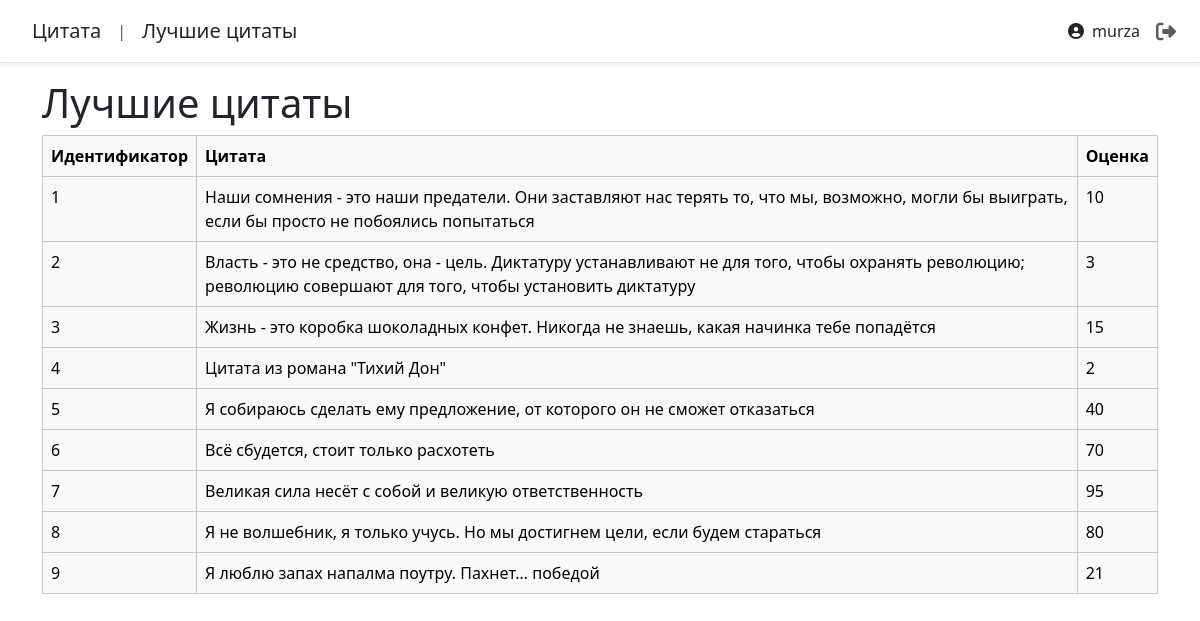
The page /best_quotes/ (signed in) on the database its author committed.
### quotes_app/models.py (models this page shows, shortened)
class Quote(models.Model):
    text = models.TextField(verbose_name="Текст цитаты")
    source = models.ForeignKey(
        Source,
        on_delete=models.CASCADE,
        related_name='quotes',
        verbose_name="Источник"
    )
    author = models.CharField(max_length=100, null=True, blank=True, verbose_name="Автор цитаты")
    weight = models.PositiveIntegerField(
        default=1,
        verbose_name="Вес цитаты",
        help_text="Чем выше вес, тем больше шанс показа цитаты",
        validators=[
            MinValueValidator(1),   # Минимальное значение = 1
            MaxValueValidator(100)  # Максимальное значение = 100
        ]
    )
    views_count = models.PositiveIntegerField(default=0, verbose_name="Количество просмотров")
    likes = models.PositiveIntegerField(default=0, verbose_name="Лайки")
    dislikes = models.PositiveIntegerField(default=0, verbose_name="Дизлайки")
    created_at = models.DateTimeField(auto_now_add=True)
    updated_at = models.DateTimeField(auto_now=True)

### quotes_app/views.py (the view)
# urls.py: path('best_quotes/', views.the_best_quotes, name="the_best_quotes"),  # Топ 10 цитат по лайкам (best_quotes.html)
@login_required(login_url='login')
def the_best_quotes(request):
    quotes = Quote.objects.all()    # Данные из таблицы Quote
    context = {'quotes': quotes}
    return render(request, 'base/best_quotes.html', context)

### quotes_app/templates/base/best_quotes.html (shortened to what this page needs)
{% extends 'base.html' %}
{% block content %}
    <h1>Лучшие цитаты</h1>
   <div>
        <table class="table table-bordered table-light">
            <thead>
                <tr>
                    <th>Идентификатор</th>
                    <th>Цитата</th>
                    <th>Оценка</th>
                </tr>
            </thead>
            <tbody>
                {% for quote in quotes %}
                <tr>
                    <td>{{ quote.id }}</td>
                    <td>{{ quote.text }}</td>
                    <td>{{ quote.weight }}</td>
                </tr>
                {% endfor %}
            </tbody>
        </table>
    </div>
{% endblock content %}

### templates/base.html (shortened to what this page needs)
<!DOCTYPE html>
<html>
<head>
    <link href="https://cdn.jsdelivr.net/npm/bootstrap@5.3.2/dist/css/bootstrap.min.css" rel="stylesheet"
>
    <link rel="stylesheet" href="https://cdnjs.cloudflare.com/ajax/libs/font-awesome/6.5.1/css/all.min.css"
>
</head>
<body>
     <div class="d-flex flex-column flex-md-row align-items-center p-3 px-md-4 mb-3 bg-white border-bottom shadow-sm">
        <nav class="my-2 my-md-0 mr-md-3">
            <a class="p-2 text-dark fw-normal fs-5 text-decoration-none" href="/">Цитата</a>
        </nav>
        <span class="text-muted mx-2">|</span>
        <nav class="my-2 my-md-0 mr-md-3">
            <a class="p-2 text-dark fw-normal fs-5 text-decoration-none" href="/best_quotes">Лучшие цитаты</a>
        </nav>
        {% if request.user.is_authenticated %}
            <nav class="my-2 my-md-0 ms-auto">
                <div class="d-flex align-items-center gap-3">
                    <span class="text-dark fw-medium">
                        <i class="fas fa-user-circle me-2"></i>{{ request.user.username }}
                    </span>
                    <a class="text-decoration-none text-muted" href="{% url 'logout' %}" title="Выйти">
                        <i class="fas fa-sign-out-alt fa-lg"></i>
                    </a>
                </div>
            </nav>
        {% else %}
            <nav class="my-2 my-md-0 ms-auto">
                <a class="btn btn-outline-dark rounded-pill px-3" href="{% url 'login' %}">
                    <i class="fas fa-sign-in-alt me-2"></i>Войти
                </a>
            </nav>
        {% endif %}
     </div>
    <div class="container">
        {% block content %} {% endblock %}
    </div>
</body>
</html>

### rows shown on the page
Quote: id "1", text "Наши сомнения - это наши предатели. Они заставляют нас терять то, что мы, возможно, могли бы выиграть, если бы просто не побоялись попытаться", weight "10"
Quote: id "2", text "Власть - это не средство, она - цель. Диктатуру устанавливают не для того, чтобы охранять революцию; революцию совершают для того, чтобы установить диктатуру", weight "3"
Quote: id "3", text "Жизнь - это коробка шоколадных конфет. Никогда не знаешь, какая начинка тебе попадётся", weight "15"
Quote: id "4", text "Цитата из романа \"Тихий Дон\"", weight "2"
Quote: id "5", text "Я собираюсь сделать ему предложение, от которого он не сможет отказаться", weight "40"
Quote: id "6", text "Всё сбудется, стоит только расхотеть", weight "70"
Quote: id "7", text "Великая сила несёт с собой и великую ответственность", weight "95"
Quote: id "8", text "Я не волшебник, я только учусь. Но мы достигнем цели, если будем стараться", weight "80"
Quote: id "9", text "Я люблю запах напалма поутру. Пахнет… победой", weight "21"

### other values the page prints
{{ request.user.username }} "murza"
